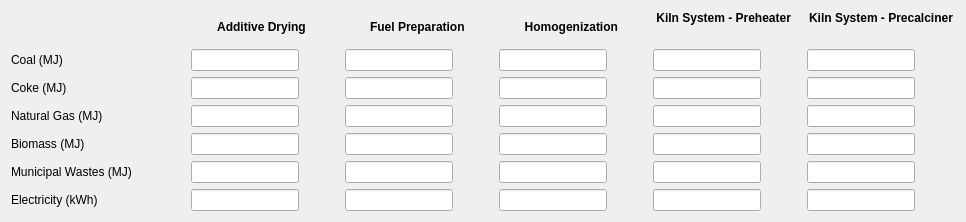
   <widget class="QWidget" name="layoutWidget_2">
    <property name="geometry">
     <rect>
      <x>10</x>
      <y>290</y>
      <width>966</width>
      <height>241</height>
     </rect>
    </property>
    <layout class="QGridLayout" name="energy_input_gridLayout1_2">
     <property name="sizeConstraint">
      <enum>QLayout::SetFixedSize</enum>
     </property>
     <item row="0" column="0">
      <widget class="QLabel" name="coal_label_detailed_page6_3">
       <property name="text">
        <string/>
       </property>
      </widget>
     </item>
     <item row="2" column="4">
      <widget class="QLineEdit" name="coke_kiln_input_page6">
       <property name="sizePolicy">
        <sizepolicy hsizetype="Fixed" vsizetype="Fixed">
         <horstretch>0</horstretch>
         <verstretch>0</verstretch>
        </sizepolicy>
       </property>
       <property name="text">
        <string/>
       </property>
      </widget>
     </item>
     <item row="1" column="4">
      <widget class="QLineEdit" name="coal_kiln_input_page6">
       <property name="sizePolicy">
        <sizepolicy hsizetype="Fixed" vsizetype="Fixed">
         <horstretch>0</horstretch>
         <verstretch>0</verstretch>
        </sizepolicy>
       </property>
       <property name="text">
        <string/>
       </property>
      </widget>
     </item>
     <item row="1" column="1">
      <widget class="QLineEdit" name="coal_additive_dry_input_page6">
       <property name="sizePolicy">
        <sizepolicy hsizetype="Fixed" vsizetype="Fixed">
         <horstretch>0</horstretch>
         <verstretch>0</verstretch>
        </sizepolicy>
       </property>
       <property name="text">
        <string/>
       </property>
      </widget>
     </item>
     <item row="5" column="3">
      <widget class="QLineEdit" name="msw_homo_input_page6">
       <property name="sizePolicy">
        <sizepolicy hsizetype="Fixed" vsizetype="Fixed">
         <horstretch>0</horstretch>
         <verstretch>0</verstretch>
        </sizepolicy>
       </property>
       <property name="text">
        <string/>
       </property>
      </widget>
     </item>
     <item row="6" column="4">
      <widget class="QLineEdit" name="electricity_kiln_input_page6">
       <property name="sizePolicy">
        <sizepolicy hsizetype="Fixed" vsizetype="Fixed">
         <horstretch>0</horstretch>
         <verstretch>0</verstretch>
        </sizepolicy>
       </property>
       <property name="text">
        <string/>
       </property>
      </widget>
     </item>
     <item row="0" column="3">
      <widget class="QLabel" name="crushing_label_page6_2">
       <property name="sizePolicy">
        <sizepolicy hsizetype="Expanding" vsizetype="Expanding">
         <horstretch>0</horstretch>
         <verstretch>0</verstretch>
        </sizepolicy>
       </property>
       <property name="minimumSize">
        <size>
         <width>148</width>
         <height>25</height>
        </size>
       </property>
       <property name="maximumSize">
        <size>
         <width>148</width>
         <height>25</height>
        </size>
       </property>
       <property name="font">
        <font>
         <bold>true</bold>
        </font>
       </property>
       <property name="text">
        <string>   Homogenization    </string>
       </property>
       <property name="alignment">
        <set>Qt::AlignCenter</set>
       </property>
      </widget>
     </item>
     <item row="1" column="3">
      <widget class="QLineEdit" name="coal_homo_input_page6">
       <property name="sizePolicy">
        <sizepolicy hsizetype="Fixed" vsizetype="Fixed">
         <horstretch>0</horstretch>
         <verstretch>0</verstretch>
        </sizepolicy>
       </property>
       <property name="text">
        <string/>
       </property>
      </widget>
     </item>
     <item row="4" column="0">
      <widget class="QLabel" name="biomass_label_detailed_page6_2">
       <property name="sizePolicy">
        <sizepolicy hsizetype="Expanding" vsizetype="Expanding">
         <horstretch>0</horstretch>
         <verstretch>0</verstretch>
        </sizepolicy>
       </property>
       <property name="minimumSize">
        <size>
         <width>174</width>
         <height>21</height>
        </size>
       </property>
       <property name="maximumSize">
        <size>
         <width>174</width>
         <height>21</height>
        </size>
       </property>
       <property name="text">
        <string>Biomass (MJ)</string>
       </property>
      </widget>
     </item>
     <item row="5" column="4">
      <widget class="QLineEdit" name="msw_kiln_input_page6">
       <property name="sizePolicy">
        <sizepolicy hsizetype="Fixed" vsizetype="Fixed">
         <horstretch>0</horstretch>
         <verstretch>0</verstretch>
        </sizepolicy>
       </property>
       <property name="text">
        <string/>
       </property>
      </widget>
     </item>
     <item row="3" column="3">
      <widget class="QLineEdit" name="natural_gas_homo_input_page6">
       <property name="sizePolicy">
        <sizepolicy hsizetype="Fixed" vsizetype="Fixed">
         <horstretch>0</horstretch>
         <verstretch>0</verstretch>
        </sizepolicy>
       </property>
       <property name="text">
        <string/>
       </property>
      </widget>
     </item>
     <item row="4" column="1">
      <widget class="QLineEdit" name="biomass_additive_dry_input_page6">
       <property name="sizePolicy">
        <sizepolicy hsizetype="Fixed" vsizetype="Fixed">
         <horstretch>0</horstretch>
         <verstretch>0</verstretch>
        </sizepolicy>
       </property>
       <property name="text">
        <string/>
       </property>
      </widget>
     </item>
     <item row="5" column="2">
      <widget class="QLineEdit" name="msw_fuelprep_input_page6">
       <property name="sizePolicy">
        <sizepolicy hsizetype="Fixed" vsizetype="Fixed">
         <horstretch>0</horstretch>
         <verstretch>0</verstretch>
        </sizepolicy>
       </property>
       <property name="text">
        <string/>
       </property>
      </widget>
     </item>
     <item row="6" column="0">
      <widget class="QLabel" name="electricity_detailed_page6_label_2">
       <property name="sizePolicy">
        <sizepolicy hsizetype="Expanding" vsizetype="Expanding">
         <horstretch>0</horstretch>
         <verstretch>0</verstretch>
        </sizepolicy>
       </property>
       <property name="minimumSize">
        <size>
         <width>174</width>
         <height>21</height>
        </size>
       </property>
       <property name="maximumSize">
        <size>
         <width>174</width>
         <height>21</height>
        </size>
       </property>
       <property name="text">
        <string>Electricity (kWh)</string>
       </property>
      </widget>
     </item>
     <item row="2" column="1">
      <widget class="QLineEdit" name="coke_additive_dry_input_page6">
       <property name="sizePolicy">
        <sizepolicy hsizetype="Fixed" vsizetype="Fixed">
         <horstretch>0</horstretch>
         <verstretch>0</verstretch>
        </sizepolicy>
       </property>
       <property name="text">
        <string/>
       </property>
      </widget>
     </item>
     <item row="4" column="4">
      <widget class="QLineEdit" name="biomass_kiln_input_page6">
       <property name="sizePolicy">
        <sizepolicy hsizetype="Fixed" vsizetype="Fixed">
         <horstretch>0</horstretch>
         <verstretch>0</verstretch>
        </sizepolicy>
       </property>
       <property name="text">
        <string/>
       </property>
      </widget>
     </item>
     <item row="0" column="1">
      <widget class="QLabel" name="conveying_label_page6_2">
       <property name="sizePolicy">
        <sizepolicy hsizetype="Expanding" vsizetype="Expanding">
         <horstretch>0</horstretch>
         <verstretch>0</verstretch>
        </sizepolicy>
       </property>
       <property name="minimumSize">
        <size>
         <width>148</width>
         <height>25</height>
        </size>
       </property>
       <property name="maximumSize">
        <size>
         <width>148</width>
         <height>25</height>
        </size>
       </property>
       <property name="font">
        <font>
         <bold>true</bold>
        </font>
       </property>
       <property name="text">
        <string>  Additive Drying    </string>
       </property>
       <property name="alignment">
        <set>Qt::AlignCenter</set>
       </property>
      </widget>
     </item>
     <item row="0" column="2">
      <widget class="QLabel" name="preblending_label_page6_2">
       <property name="sizePolicy">
        <sizepolicy hsizetype="Expanding" vsizetype="Expanding">
         <horstretch>0</horstretch>
         <verstretch>0</verstretch>
        </sizepolicy>
       </property>
       <property name="minimumSize">
        <size>
         <width>148</width>
         <height>25</height>
        </size>
       </property>
       <property name="maximumSize">
        <size>
         <width>148</width>
         <height>25</height>
        </size>
       </property>
       <property name="font">
        <font>
         <bold>true</bold>
        </font>
       </property>
       <property name="text">
        <string>  Fuel Preparation   </string>
       </property>
       <property name="alignment">
        <set>Qt::AlignCenter</set>
       </property>
      </widget>
     </item>
     <item row="4" column="2">
      <widget class="QLineEdit" name="biomass_fuelprep_input_page6">
       <property name="sizePolicy">
        <sizepolicy hsizetype="Fixed" vsizetype="Fixed">
         <horstretch>0</horstretch>
         <verstretch>0</verstretch>
        </sizepolicy>
       </property>
       <property name="text">
        <string/>
       </property>
      </widget>
     </item>
     <item row="1" column="2">
      <widget class="QLineEdit" name="coal_fuelprep_input_page6">
       <property name="sizePolicy">
        <sizepolicy hsizetype="Fixed" vsizetype="Fixed">
         <horstretch>0</horstretch>
         <verstretch>0</verstretch>
        </sizepolicy>
       </property>
       <property name="text">
        <string/>
       </property>
      </widget>
     </item>
     <item row="3" column="2">
      <widget class="QLineEdit" name="natural_gas_fuelprep_input_page6">
       <property name="sizePolicy">
        <sizepolicy hsizetype="Fixed" vsizetype="Fixed">
         <horstretch>0</horstretch>
         <verstretch>0</verstretch>
        </sizepolicy>
       </property>
       <property name="text">
        <string/>
       </property>
      </widget>
     </item>
     <item row="3" column="0">
      <widget class="QLabel" name="natural_gas_label_detailed_page6_2">
       <property name="sizePolicy">
        <sizepolicy hsizetype="Expanding" vsizetype="Expanding">
         <horstretch>0</horstretch>
         <verstretch>0</verstretch>
        </sizepolicy>
       </property>
       <property name="minimumSize">
        <size>
         <width>174</width>
         <height>21</height>
        </size>
       </property>
       <property name="maximumSize">
        <size>
         <width>174</width>
         <height>21</height>
        </size>
       </property>
       <property name="text">
        <string>Natural Gas (MJ)</string>
       </property>
      </widget>
     </item>
     <item row="6" column="1">
      <widget class="QLineEdit" name="electricity_additive_dry_input_page6">
       <property name="sizePolicy">
        <sizepolicy hsizetype="Fixed" vsizetype="Fixed">
         <horstretch>0</horstretch>
         <verstretch>0</verstretch>
        </sizepolicy>
       </property>
       <property name="text">
        <string/>
       </property>
      </widget>
     </item>
     <item row="6" column="2">
      <widget class="QLineEdit" name="electricity_fuelprep_input_page6">
       <property name="sizePolicy">
        <sizepolicy hsizetype="Fixed" vsizetype="Fixed">
         <horstretch>0</horstretch>
         <verstretch>0</verstretch>
        </sizepolicy>
       </property>
       <property name="text">
        <string/>
       </property>
      </widget>
     </item>
     <item row="0" column="4">
      <widget class="QLabel" name="grinding_label_page6_2">
       <property name="sizePolicy">
        <sizepolicy hsizetype="Expanding" vsizetype="Expanding">
         <horstretch>0</horstretch>
         <verstretch>0</verstretch>
        </sizepolicy>
       </property>
       <property name="minimumSize">
        <size>
         <width>148</width>
         <height>32</height>
        </size>
       </property>
       <property name="maximumSize">
        <size>
         <width>148</width>
         <height>32</height>
        </size>
       </property>
       <property name="font">
        <font>
         <bold>true</bold>
        </font>
       </property>
       <property name="text">
        <string>Kiln System - Preheater  </string>
       </property>
       <property name="alignment">
        <set>Qt::AlignHCenter|Qt::AlignTop</set>
       </property>
       <property name="wordWrap">
        <bool>true</bool>
       </property>
      </widget>
     </item>
     <item row="5" column="0">
      <widget class="QLabel" name="municipal_wastes_label_detailed_page6_2">
       <property name="sizePolicy">
        <sizepolicy hsizetype="Expanding" vsizetype="Expanding">
         <horstretch>0</horstretch>
         <verstretch>0</verstretch>
        </sizepolicy>
       </property>
       <property name="minimumSize">
        <size>
         <width>174</width>
         <height>21</height>
        </size>
       </property>
       <property name="maximumSize">
        <size>
         <width>174</width>
         <height>21</height>
        </size>
       </property>
       <property name="text">
        <string>Municipal Wastes (MJ)         </string>
       </property>
      </widget>
     </item>
     <item row="3" column="4">
      <widget class="QLineEdit" name="natural_gas_kiln_input_page6">
       <property name="sizePolicy">
        <sizepolicy hsizetype="Fixed" vsizetype="Fixed">
         <horstretch>0</horstretch>
         <verstretch>0</verstretch>
        </sizepolicy>
       </property>
       <property name="text">
        <string/>
       </property>
      </widget>
     </item>
     <item row="5" column="1">
      <widget class="QLineEdit" name="msw_additive_dry_input_page6">
       <property name="sizePolicy">
        <sizepolicy hsizetype="Fixed" vsizetype="Fixed">
         <horstretch>0</horstretch>
         <verstretch>0</verstretch>
        </sizepolicy>
       </property>
       <property name="text">
        <string/>
       </property>
      </widget>
     </item>
     <item row="1" column="0">
      <widget class="QLabel" name="coal_label_detailed_page6_4">
       <property name="sizePolicy">
        <sizepolicy hsizetype="Expanding" vsizetype="Expanding">
         <horstretch>0</horstretch>
         <verstretch>0</verstretch>
        </sizepolicy>
       </property>
       <property name="minimumSize">
        <size>
         <width>174</width>
         <height>21</height>
        </size>
       </property>
       <property name="maximumSize">
        <size>
         <width>174</width>
         <height>21</height>
        </size>
       </property>
       <property name="text">
        <string>Coal (MJ)</string>
       </property>
      </widget>
     </item>
     <item row="2" column="2">
      <widget class="QLineEdit" name="coke_fuelprep_input_page6">
       <property name="sizePolicy">
        <sizepolicy hsizetype="Fixed" vsizetype="Fixed">
         <horstretch>0</horstretch>
         <verstretch>0</verstretch>
        </sizepolicy>
       </property>
       <property name="text">
        <string/>
       </property>
      </widget>
     </item>
     <item row="3" column="1">
      <widget class="QLineEdit" name="natural_gas_additive_dry_input_page6">
       <property name="sizePolicy">
        <sizepolicy hsizetype="Fixed" vsizetype="Fixed">
         <horstretch>0</horstretch>
         <verstretch>0</verstretch>
        </sizepolicy>
       </property>
       <property name="text">
        <string/>
       </property>
      </widget>
     </item>
     <item row="6" column="3">
      <widget class="QLineEdit" name="electricity_homo_input_page6">
       <property name="sizePolicy">
        <sizepolicy hsizetype="Fixed" vsizetype="Fixed">
         <horstretch>0</horstretch>
         <verstretch>0</verstretch>
        </sizepolicy>
       </property>
       <property name="text">
        <string/>
       </property>
      </widget>
     </item>
     <item row="2" column="3">
      <widget class="QLineEdit" name="coke_homo_input_page6">
       <property name="sizePolicy">
        <sizepolicy hsizetype="Fixed" vsizetype="Fixed">
         <horstretch>0</horstretch>
         <verstretch>0</verstretch>
        </sizepolicy>
       </property>
       <property name="text">
        <string/>
       </property>
      </widget>
     </item>
     <item row="2" column="0">
      <widget class="QLabel" name="coke_label_detailed_page6_2">
       <property name="sizePolicy">
        <sizepolicy hsizetype="Expanding" vsizetype="Expanding">
         <horstretch>0</horstretch>
         <verstretch>0</verstretch>
        </sizepolicy>
       </property>
       <property name="minimumSize">
        <size>
         <width>174</width>
         <height>21</height>
        </size>
       </property>
       <property name="maximumSize">
        <size>
         <width>174</width>
         <height>21</height>
        </size>
       </property>
       <property name="text">
        <string>Coke (MJ)</string>
       </property>
      </widget>
     </item>
     <item row="4" column="3">
      <widget class="QLineEdit" name="biomass_homo_input_page6">
       <property name="sizePolicy">
        <sizepolicy hsizetype="Fixed" vsizetype="Fixed">
         <horstretch>0</horstretch>
         <verstretch>0</verstretch>
        </sizepolicy>
       </property>
       <property name="text">
        <string/>
       </property>
      </widget>
     </item>
     <item row="0" column="5">
      <widget class="QLabel" name="additive_prep_label_page6_2">
       <property name="sizePolicy">
        <sizepolicy hsizetype="Expanding" vsizetype="Expanding">
         <horstretch>0</horstretch>
         <verstretch>0</verstretch>
        </sizepolicy>
       </property>
       <property name="minimumSize">
        <size>
         <width>148</width>
         <height>32</height>
        </size>
       </property>
       <property name="maximumSize">
        <size>
         <width>148</width>
         <height>32</height>
        </size>
       </property>
       <property name="font">
        <font>
         <bold>true</bold>
        </font>
       </property>
       <property name="text">
        <string>Kiln System - Precalciner  </string>
       </property>
       <property name="alignment">
        <set>Qt::AlignHCenter|Qt::AlignTop</set>
       </property>
       <property name="wordWrap">
        <bool>true</bool>
       </property>
      </widget>
     </item>
     <item row="1" column="5">
      <widget class="QLineEdit" name="coal_kiln_precalciner_input_page6">
       <property name="sizePolicy">
        <sizepolicy hsizetype="Fixed" vsizetype="Fixed">
         <horstretch>0</horstretch>
         <verstretch>0</verstretch>
        </sizepolicy>
       </property>
       <property name="text">
        <string/>
       </property>
      </widget>
     </item>
     <item row="2" column="5">
      <widget class="QLineEdit" name="coke_kiln_precalciner_input_page6">
       <property name="sizePolicy">
        <sizepolicy hsizetype="Fixed" vsizetype="Fixed">
         <horstretch>0</horstretch>
         <verstretch>0</verstretch>
        </sizepolicy>
       </property>
       <property name="text">
        <string/>
       </property>
      </widget>
     </item>
     <item row="3" column="5">
      <widget class="QLineEdit" name="natural_gas_kiln_precalciner_input_page6">
       <property name="sizePolicy">
        <sizepolicy hsizetype="Fixed" vsizetype="Fixed">
         <horstretch>0</horstretch>
         <verstretch>0</verstretch>
        </sizepolicy>
       </property>
       <property name="text">
        <string/>
       </property>
      </widget>
     </item>
     <item row="4" column="5">
      <widget class="QLineEdit" name="biomass_kiln_precalciner_input_page6">
       <property name="sizePolicy">
        <sizepolicy hsizetype="Fixed" vsizetype="Fixed">
         <horstretch>0</horstretch>
         <verstretch>0</verstretch>
        </sizepolicy>
       </property>
       <property name="text">
        <string/>
       </property>
      </widget>
     </item>
     <item row="5" column="5">
      <widget class="QLineEdit" name="msw_kiln_precalciner_input_page6">
       <property name="sizePolicy">
        <sizepolicy hsizetype="Fixed" vsizetype="Fixed">
         <horstretch>0</horstretch>
         <verstretch>0</verstretch>
        </sizepolicy>
       </property>
       <property name="text">
        <string/>
       </property>
      </widget>
     </item>
     <item row="6" column="5">
      <widget class="QLineEdit" name="electricity_kiln_precalciner_input_page6">
       <property name="sizePolicy">
        <sizepolicy hsizetype="Fixed" vsizetype="Fixed">
         <horstretch>0</horstretch>
         <verstretch>0</verstretch>
        </sizepolicy>
       </property>
       <property name="text">
        <string/>
       </property>
      </widget>
     </item>
    </layout>
   </widget>
